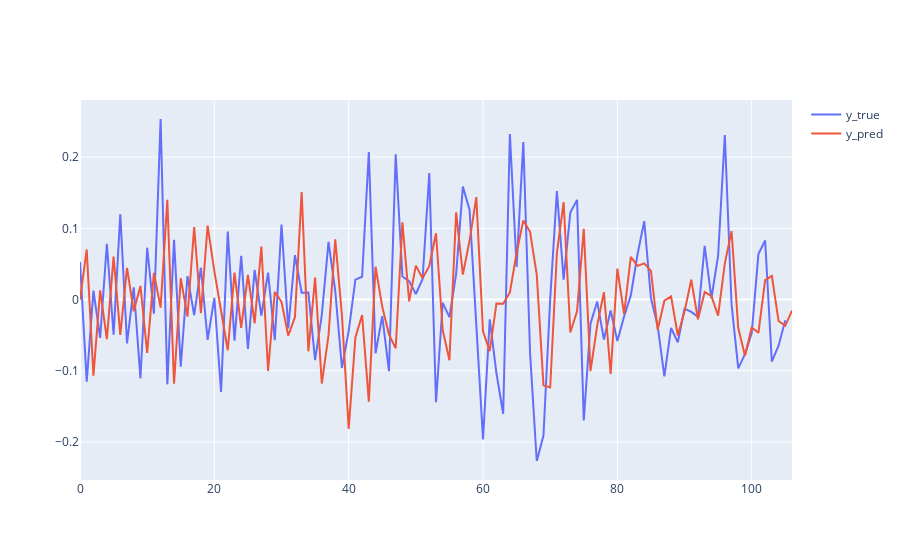

The notebook cell saved with this chart:
### Code cell
# 预测验证预览
# y_true = Y.cpu().numpy().squeeze()
# y_pred = model.predict(dl).detach().cpu().numpy().squeeze()

fig = go.Figure()
fig.add_trace(go.Scatter(y=vh[:, 0], name='y_true'))
fig.add_trace(go.Scatter(y=[0] + list(vh_interp[:, 0]), name='y_pred'))
fig.show()
